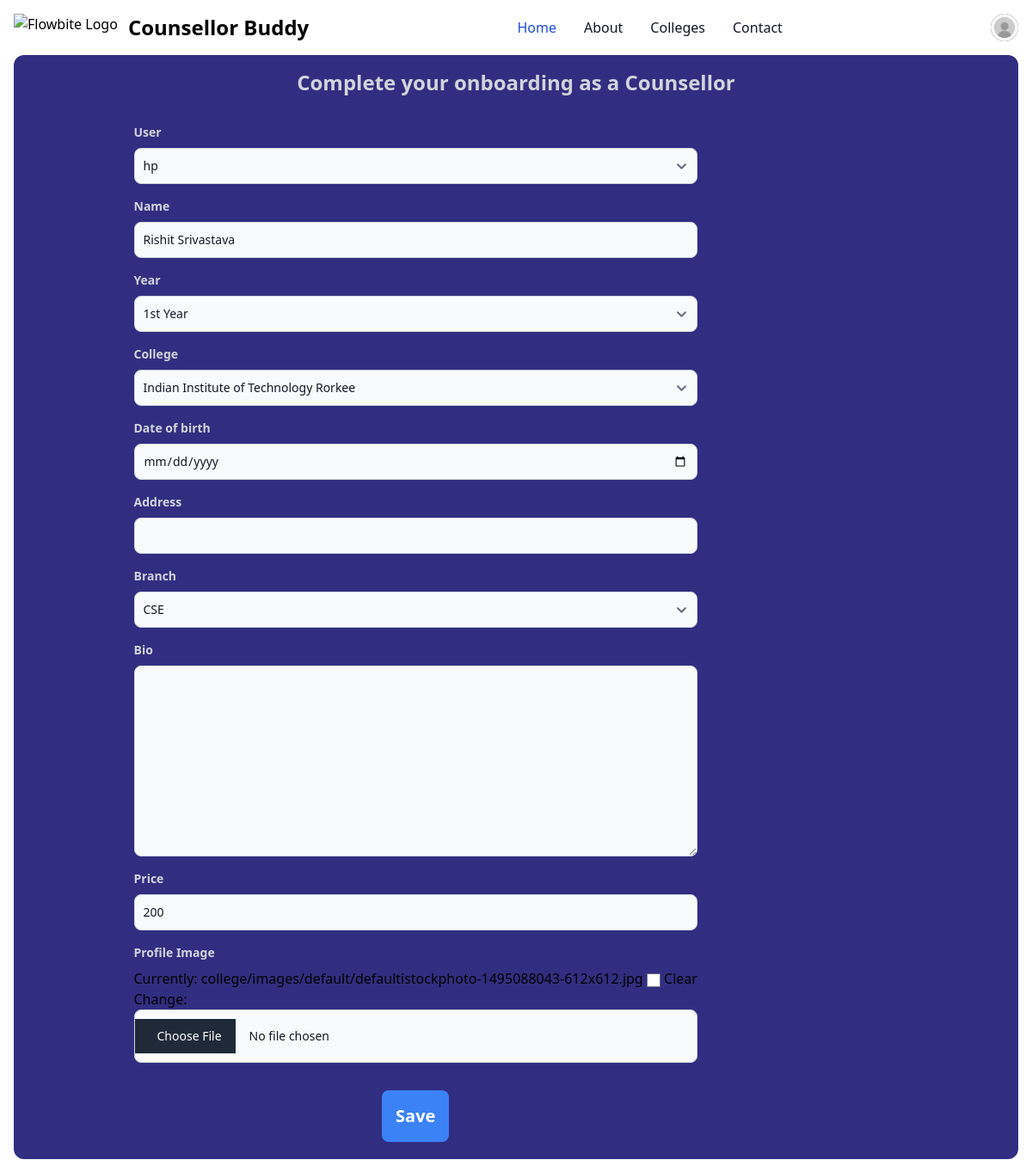
The page /accounts/onboard/ (signed in) on the database its author committed.
### accounts/models.py (models this page shows, shortened)
class User(AbstractUser):
    class Role(models.TextChoices):
        ADMIN='ADMIN','Admin'
        STUDENT="STUDENT",'Student'
        COUNSELLOR='COUNSELLOR','Counsellor'
    base_role=Role.ADMIN
    role=models.CharField(max_length=50,choices=Role.choices)

class CounsellorProfile(models.Model):
    user = models.OneToOneField(User, on_delete=models.CASCADE, related_name='counsellor_profile')
    name = models.CharField(max_length=60)
    year = models.IntegerField(choices=year_choices, default=1)
    college = models.ForeignKey(College, related_name='counsellors', on_delete=models.CASCADE, default=None)
    counsellor_id = models.UUIDField(primary_key=True, default=uuid4, editable=False)
    date_of_birth = models.DateField(null=True, blank=True)
    address = models.CharField(max_length=255, blank=True)
    branch = models.ForeignKey(Branch, on_delete=models.CASCADE)
    bio = models.TextField(blank=True, null=True)
    price = models.IntegerField(default=200)
    image = models.ImageField(upload_to='counsellors', blank=True, null=True, default='college/images/default/defaultistockphoto-1495088043-612x612.jpg')
    class Meta:
          verbose_name_plural = "Counsellor Profiles"

### accounts/views.py (the view, shortened to what this page needs)
# urls.py: path('onboard/',create_profile,name='onboard'),
@login_required(login_url='account_login')
def create_profile(request):
    profile=CounsellorProfile.objects.get(user=request.user)
    form=CounsellorProfileForm(instance=profile)
    if request.method=="POST":
            form=CounsellorProfileForm(data=request.POST,files=request.FILES,instance=profile)
            if form.is_valid():
                form.save()
                success(request,"Your Profile has been Created Successfully")
                return redirect('home')
    return render(request,'accounts/counsellor-create.html',{'form':form})

### accounts/forms.py (shortened to what this page needs)
class CounsellorProfileForm(forms.ModelForm):
    class Meta:
        model=CounsellorProfile
        fields="__all__"
        widgets = {
            'date_of_birth': forms.DateInput(attrs={'type': 'date'})
        }
        labels={'image':'Profile Image'}

### core/models.py (called while the page is built)
    def __str__(self):
        return self.name

    def __str__(self):
        return self.name

### templates/accounts/counsellor-create.html (shortened to what this page needs)
{% extends 'layouts/layout-b.html' %}
{% load widget_tweaks %}
{% block content %}
<div class=" bg-indigo-900 pt-4 mx-4 rounded-xl  mb-5">
<h1 class="text-2xl font-bold text-center text-gray-300">Complete your onboarding as a Counsellor</h1>
<form action="" method="post" enctype="multipart/form-data">
    <div class="flex flex-col items-center w-4/5">
    <div class="p-8 grid grid-cols-1 gap-4">
{% for field in form.visible_fields %}
  <div >
    <label for="{{ field.id_for_label }}" class="block mb-2 text-sm font-bold text-gray-300 dark:text-white"> {{ field.label }} </label>
    {% render_field field class+="bg-gray-50 border border-gray-300 text-gray-900 text-sm rounded-lg focus:ring-blue-500 focus:border-blue-500 block w-full p-2.5 dark:bg-gray-700 dark:border-gray-600 dark:placeholder-gray-400 dark:text-white dark:focus:ring-blue-500 dark:focus:border-blue-500" %}
  </div>
{% endfor %}
     </div>
     <button type="submit" class="bg-blue-500 mb-5 p-4 rounded-lg">
        <span class="text-xl font-bold text-white ">Save  </span>
</button>
</div>
</form>
</div>
{% endblock content %}

### templates/includes/navbar.html (shortened to what this page needs)
  {% load static %}
  <nav class=" dark:bg-gray-900  ">
    <div class="max-w-screen-xl flex flex-wrap items-center justify-between mx-auto p-4">
    <a href="{% url 'home'%}" class="flex items-center space-x-3 rtl:space-x-reverse">
        <img src="https://flowbite.com/docs/images/logo.svg" class="h-8" alt="Flowbite Logo" />
        <span class="self-center text-2xl font-semibold whitespace-nowrap dark:text-white">Counsellor Buddy</span>
    </a>
    <div class="flex items-center md:order-2 space-x-3 md:space-x-0 rtl:space-x-reverse">
      {% if request.user.is_authenticated %}
        <button type="button" class="flex text-sm bg-gray-800 rounded-full md:me-0 focus:ring-4 focus:ring-gray-300 dark:focus:ring-gray-600" id="user-menu-button" aria-expanded="false" data-dropdown-toggle="user-dropdown" data-dropdown-placement="bottom">
          <img class="w-8 h-8 rounded-full" src="{% if user.role == 'COUNSELLOR' %}
          {{ user.counsellor_profile.image.url }}
      {% elif user.role == 'STUDENT' %}
          {{ user.profile.image.url }}
      {% endif %}
      " alt="user photo">
        </button>
        {% else %}
        <div class="flex items-center space-x-6 rtl:space-x-reverse">
          <a href="{% url 'account_signup'%}" class="text-sm  text-gray-500 dark:text-white hover:underline">Sign up</a>
          <a href="{% url 'account_login' %}" class="text-sm  text-blue-600 dark:text-blue-500 hover:underline">Login</a>
      </div>
        {% endif %}
    </div>
    <div class="items-center justify-between hidden w-full md:flex md:w-auto md:order-1  " id="navbar-user">
      <ul class="flex flex-col font-medium p-4 md:p-0 mt-4 border border-gray-100 rounded-lg bg-gray-50 md:space-x-8 rtl:space-x-reverse md:flex-row md:mt-0 md:border-0 md:bg-white dark:bg-gray-800 md:dark:bg-gray-900 dark:border-gray-700">
        <li>
          <a href="{% url 'home' %}" class="block py-2 px-3 text-white bg-blue-700 rounded md:bg-transparent md:text-blue-700 md:p-0 md:dark:text-blue-500" aria-current="page">Home</a>
        </li>
        <li>
          <a href="#" class="block py-2 px-3 text-gray-900 rounded hover:bg-gray-100 md:hover:bg-transparent md:hover:text-blue-700 md:p-0 dark:text-white md:dark:hover:text-blue-500 dark:hover:bg-gray-700 dark:hover:text-white md:dark:hover:bg-transparent dark:border-gray-700">About</a>
        </li>
        <li>
          <a href="{% url 'colleges' %}" class="block py-2 px-3 text-gray-900 rounded hover:bg-gray-100 md:hover:bg-transparent md:hover:text-blue-700 md:p-0 dark:text-white md:dark:hover:text-blue-500 dark:hover:bg-gray-700 dark:hover:text-white md:dark:hover:bg-transparent dark:border-gray-700">Colleges</a>
        </li>
        <li>
          <a href="#" class="block py-2 px-3 text-gray-900 rounded hover:bg-gray-100 md:hover:bg-transparent md:hover:text-blue-700 md:p-0 dark:text-white md:dark:hover:text-blue-500 dark:hover:bg-gray-700 dark:hover:text-white md:dark:hover:bg-transparent dark:border-gray-700">Contact</a>
        </li>
      </ul>
    </div>
    </div>
  </nav>

### rows shown on the page
User: counsellor_profile.image (placeholder picture)
CounsellorProfile: user "hp" "Rishit Srivastava" "1st Year" "Indian Institute of Technology Rorkee" "CSE" "200"

### other values the page prints
{{ field.label }} "User" "Name" "Year" "College" "Date of birth" "Address" "Branch" "Bio" "Price" "Profile Image"
